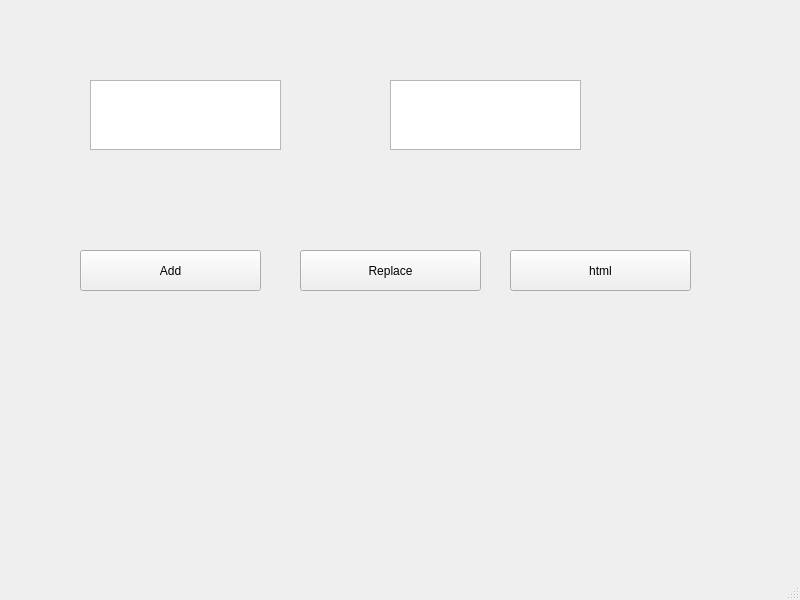
<?xml version="1.0" encoding="UTF-8"?>
<ui version="4.0">
 <class>MainWindow</class>
 <widget class="QMainWindow" name="MainWindow">
  <property name="geometry">
   <rect>
    <x>0</x>
    <y>0</y>
    <width>800</width>
    <height>600</height>
   </rect>
  </property>
  <property name="windowTitle">
   <string>MainWindow</string>
  </property>
  <widget class="QWidget" name="centralwidget">
   <widget class="QPlainTextEdit" name="Text1">
    <property name="geometry">
     <rect>
      <x>90</x>
      <y>80</y>
      <width>191</width>
      <height>70</height>
     </rect>
    </property>
   </widget>
   <widget class="QPlainTextEdit" name="Text2">
    <property name="geometry">
     <rect>
      <x>390</x>
      <y>80</y>
      <width>191</width>
      <height>70</height>
     </rect>
    </property>
   </widget>
   <widget class="QPushButton" name="addButton">
    <property name="geometry">
     <rect>
      <x>80</x>
      <y>250</y>
      <width>181</width>
      <height>41</height>
     </rect>
    </property>
    <property name="text">
     <string>Add</string>
    </property>
   </widget>
   <widget class="QPushButton" name="replaceButton">
    <property name="geometry">
     <rect>
      <x>300</x>
      <y>250</y>
      <width>181</width>
      <height>41</height>
     </rect>
    </property>
    <property name="text">
     <string>Replace</string>
    </property>
   </widget>
   <widget class="QPushButton" name="htmlButton">
    <property name="geometry">
     <rect>
      <x>510</x>
      <y>250</y>
      <width>181</width>
      <height>41</height>
     </rect>
    </property>
    <property name="text">
     <string>html</string>
    </property>
   </widget>
  </widget>
  <widget class="QMenuBar" name="menubar">
   <property name="geometry">
    <rect>
     <x>0</x>
     <y>0</y>
     <width>800</width>
     <height>20</height>
    </rect>
   </property>
  </widget>
  <widget class="QStatusBar" name="statusbar"/>
 </widget>
 <resources/>
 <connections/>
</ui>
